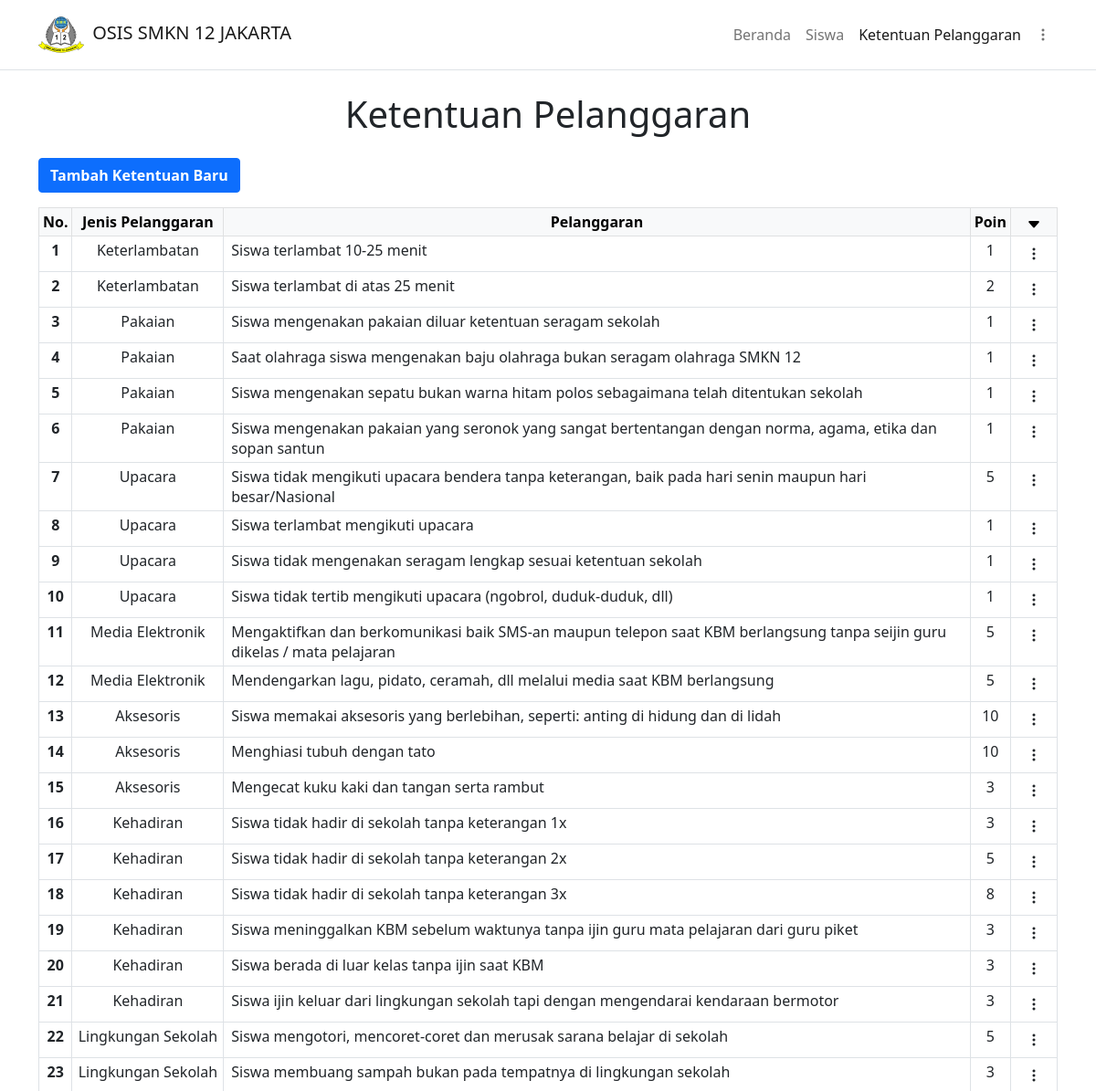
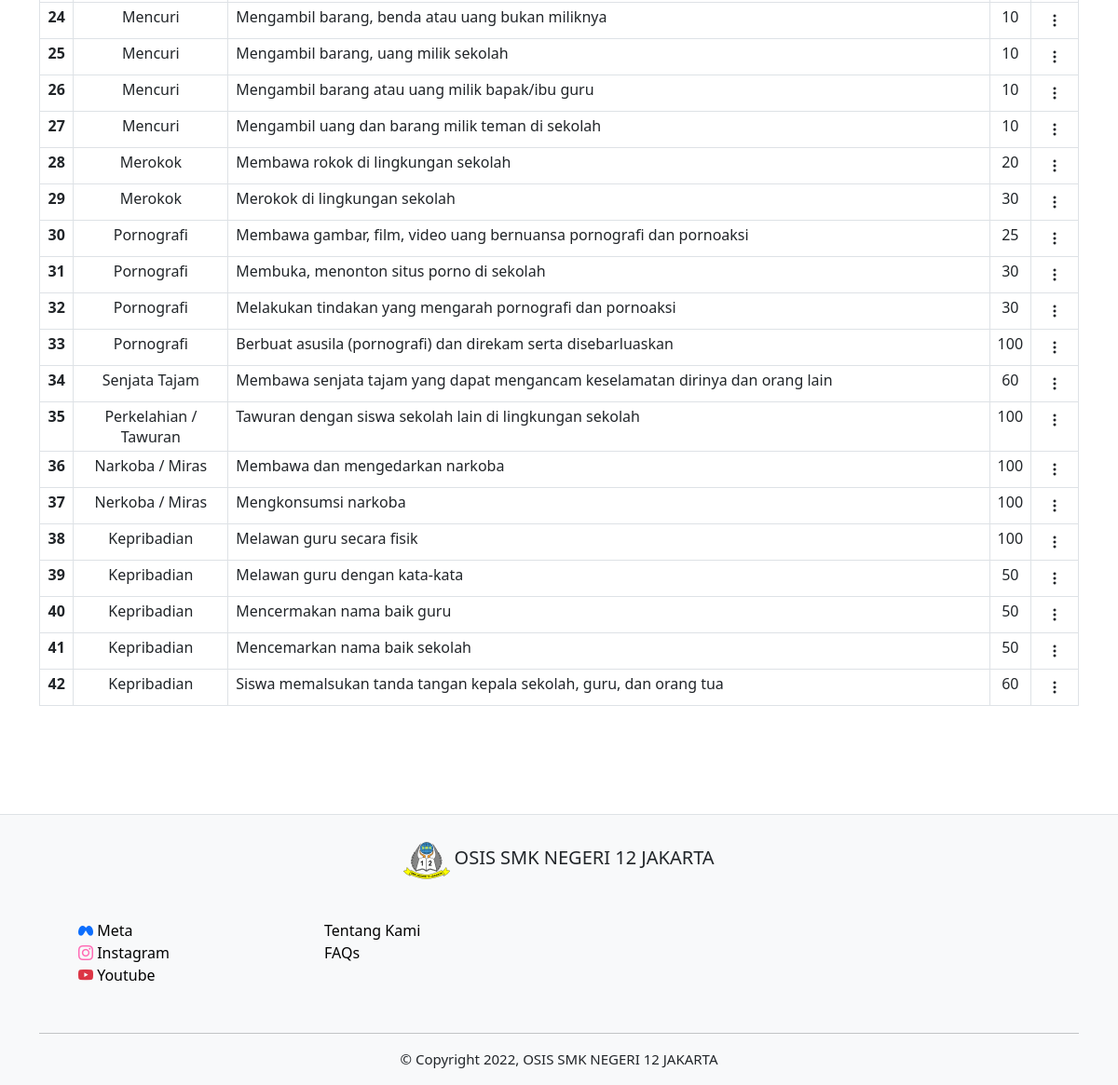
Page /php/ktnpelanggaran.php (signed in) on the committed database (2 pictures, top to bottom).
### tables this page shows
CREATE TABLE `ket_pelanggaran` (
  `id_pelanggaran` int(11) NOT NULL,
  `jenis_pelanggaran` varchar(255) NOT NULL,
  `det_pelanggaran` varchar(255) NOT NULL,
  `poin_pelanggaran` int(2) NOT NULL,
  `created_at` timestamp NOT NULL DEFAULT current_timestamp() ON UPDATE current_timestamp()
);

### php/functions.php (called while the page is built, shortened)
<?php
$conn = mysqli_connect("localhost", "root", "", "pelanggaran_siswa");
function query($query) {
    global $conn;
    $result = mysqli_query($conn, $query);
    $rows = [];
    while ( $row = mysqli_fetch_assoc($result)) {
        $rows[] = $row;
    }
    return $rows;
}

### php/ktnpelanggaran.php (the view, shortened to what this page needs)
<?php
if(isset($_SESSION["osis"])) {
    $osis = "hidden";
} else {
    $osis = "";
}
if(isset($_SESSION["siswa"])) {
    $siswa = "hidden";
    $link = "./data_siswa.php?id=". $_SESSION["id_siswa"];
} else {
    $siswa = "";
    $link = "./../index.php";
}
include('./functions.php');
$ktnpelanggaran = query("SELECT * FROM ket_pelanggaran");
?>
<html lang="en">
<head>
    <link href="https://cdn.jsdelivr.net/npm/bootstrap@5.0.2/dist/css/bootstrap.min.css" rel="stylesheet">
    <link rel="stylesheet" href="https://cdn.jsdelivr.net/npm/bootstrap-icons@1.7.2/font/bootstrap-icons.css">
    <link rel="stylesheet" href="../css/siswa.css">
</head>
<body>
    <nav class="navbar navbar-expand-lg navbar-light border-bottom">
        <div class="container-lg">
            <a href="<?= $link; ?>" class="navbar-brand align-items-center ">
                <img src="./../img/logosmk12.png" style="width:50px;height:50px">
                <h5 class=" ms-1 d-inline">OSIS SMKN 12 JAKARTA</h5>
            </a>
            <div class="collapse navbar-collapse justify-content-end align-items-center" id="main-nav">
                <ul class="navbar-nav">
                    <li class="navbar-item">
                        <a href="./../index.php" class="nav-link" <?= $siswa; ?>>Beranda</a>
                    </li>
                    <li class="navbar-item">
                        <a href="./siswa.php" class="nav-link" <?= $siswa; ?>>Siswa</a>
                    </li>
                    <li class="navbar-item">
                        <a href="./ktnpelanggaran.php" class="nav-link active">Ketentuan Pelanggaran</a>
                    </li>
                    <li class="nav-item dropdown mt-1">
                        <a class="nav-link" href="#" id="navbarDropdown" role="button" data-bs-toggle="dropdown" aria-expanded="false">
                            <span class="d-md-none">Menu</span><i class="bi bi-three-dots-vertical"></i>
                        </a>
                    </li>
                </ul>
            </div>
        </div>
    </nav>
    <section>
        <div class="container-lg">
            <div class="my-4">
                <h1 class="text-center">Ketentuan Pelanggaran</h1>
            </div>
            <div>
                <button class="btn btn-primary fw-bold mb-3" data-bs-toggle="modal" data-bs-target="#tambah_ket" <?= $osis; ?><?= $siswa; ?>>Tambah Ketentuan Baru</button>
            </div>
            <div class="table-responsive-sm">
                <table class="table table-sm table-bordered text-center table-align-center">
                    <thead class="table-light">
                        <th>No.</th>
                        <th>Jenis Pelanggaran</th>
                        <th>Pelanggaran</th>
                        <th>Poin</th>
                        <th <?= $osis; ?><?= $siswa; ?>><i class="bi bi-caret-down-fill"></i></th>
                    </thead>
                    <?php $no=1; ?>
                    <?php foreach ( $ktnpelanggaran as $plgr ) : ?>
                    <tbody>
                        <th><?= $no++; ?></th>
                        <td><?= ucwords($plgr["jenis_pelanggaran"]); ?></td>
                        <td class="text-start ps-2"><?= ucfirst($plgr["det_pelanggaran"]); ?></td>
                        <td><?= $plgr["poin_pelanggaran"]; ?></td>
                        <td style="width:3rem;" <?= $osis; ?><?= $siswa; ?>>
                            <div class="dropdown">
                                <button class="btn" type="button" id="actionMenu" data-bs-toggle="dropdown" aria-expanded="false">
                                    <i class="bi bi-three-dots-vertical"></i>
                                </button>
                            </div>
                        </td>
                    </tbody>
                    <?php endforeach; ?>
                </table>
            </div>
    </section>
    <footer class="pt-4 border-top bg-light" style="margin:100px 0 0 0;">
        <div class="container-xl">
            <div class="row justify-content-center">
                <div class="col-auto pb-2">
                    <img src="../img/logosmk12.png" style="width:50px;height:50px">
                    <h5 class="d-inline">OSIS SMK NEGERI 12 JAKARTA</h5>
                </div>
            </div>
            <div class="row" style="margin: 30px 30px 50px 30px">
                <div class="col-5 col-md-3">
                    <a href="#" class="text-decoration-none d-block">
                        <i class="bi bi-meta text-primary"></i>
                        <span class="meta">Meta</span>
                    </a>
                    <a href="#" class="text-decoration-none text-bla d-block">
                        <i class="bi bi-instagram"></i>
                        <span class="insta">Instagram</span>
                    </a>
                    <a href="#" class="text-decoration-none text-danger">
                        <i class="bi bi-youtube"></i>
                        <span class="yt">Youtube</span>
                    </a>
                </div>
                <div class="col-5 col-md-3">
                    <a href="#" class="d-block">Tentang Kami</a>
                    <a href="#" class="">FAQs</a>
                </div>
            </div>
            <hr>
            <p style="text-align:center; font-size:15px">&copy; Copyright 2022, OSIS SMK NEGERI 12 JAKARTA</p>
        </div>
    </footer>
</body>
</html>

### css/siswa.css (style rules this page uses)
html, body, section, footer { padding: 0; margin: 0; overflow-x: hidden; }
a { text-decoration: none; color: black; }
.bi-youtube { color: #dc3545; }
.bi-instagram { color: hotpink; }
.meta, .insta, .yt { color: black; }

### rows in the picture
ket_pelanggaran: jenis_pelanggaran "Keterlambatan", det_pelanggaran "Siswa terlambat 10-25 menit", poin_pelanggaran "1"
ket_pelanggaran: jenis_pelanggaran "Keterlambatan", det_pelanggaran "Siswa terlambat di atas 25 menit", poin_pelanggaran "2"
ket_pelanggaran: jenis_pelanggaran "Pakaian", det_pelanggaran "Siswa mengenakan pakaian diluar ketentuan seragam sekolah", poin_pelanggaran "1"
ket_pelanggaran: jenis_pelanggaran "Pakaian", det_pelanggaran "Saat olahraga siswa mengenakan baju olahraga bukan seragam olahraga SMKN 12", poin_pelanggaran "1"
ket_pelanggaran: jenis_pelanggaran "Pakaian", det_pelanggaran "Siswa mengenakan sepatu bukan warna hitam polos sebagaimana telah ditentukan sekolah", poin_pelanggaran "1"
ket_pelanggaran: jenis_pelanggaran "Pakaian", det_pelanggaran "Siswa mengenakan pakaian yang seronok yang sangat bertentangan dengan norma, agama, etika dan sopan santun", poin_pelanggaran "1"
ket_pelanggaran: jenis_pelanggaran "Upacara", det_pelanggaran "Siswa tidak mengikuti upacara bendera tanpa keterangan, baik pada hari senin maupun hari besar/Nasional", poin_pelanggaran "5"
ket_pelanggaran: jenis_pelanggaran "Upacara", det_pelanggaran "Siswa terlambat mengikuti upacara", poin_pelanggaran "1"
ket_pelanggaran: jenis_pelanggaran "Upacara", det_pelanggaran "Siswa tidak mengenakan seragam lengkap sesuai ketentuan sekolah", poin_pelanggaran "1"
ket_pelanggaran: jenis_pelanggaran "Upacara", det_pelanggaran "Siswa tidak tertib mengikuti upacara (ngobrol, duduk-duduk, dll)", poin_pelanggaran "1"
ket_pelanggaran: jenis_pelanggaran "Media Elektronik", det_pelanggaran "Mengaktifkan dan berkomunikasi baik SMS-an maupun telepon saat KBM berlangsung tanpa seijin guru dikelas / mata pelajaran", poin_pelanggaran "5"
ket_pelanggaran: jenis_pelanggaran "Media Elektronik", det_pelanggaran "Mendengarkan lagu, pidato, ceramah, dll melalui media saat KBM berlangsung", poin_pelanggaran "5"
ket_pelanggaran: jenis_pelanggaran "Aksesoris", det_pelanggaran "Siswa memakai aksesoris yang berlebihan, seperti: anting di hidung dan di lidah", poin_pelanggaran "10"
ket_pelanggaran: jenis_pelanggaran "Aksesoris", det_pelanggaran "Menghiasi tubuh dengan tato", poin_pelanggaran "10"
ket_pelanggaran: jenis_pelanggaran "Aksesoris", det_pelanggaran "Mengecat kuku kaki dan tangan serta rambut", poin_pelanggaran "3"
ket_pelanggaran: jenis_pelanggaran "Kehadiran", det_pelanggaran "Siswa tidak hadir di sekolah tanpa keterangan 1x", poin_pelanggaran "3"
ket_pelanggaran: jenis_pelanggaran "Kehadiran", det_pelanggaran "Siswa tidak hadir di sekolah tanpa keterangan 2x", poin_pelanggaran "5"
ket_pelanggaran: jenis_pelanggaran "Kehadiran", det_pelanggaran "Siswa tidak hadir di sekolah tanpa keterangan 3x", poin_pelanggaran "8"
ket_pelanggaran: jenis_pelanggaran "Kehadiran", det_pelanggaran "Siswa meninggalkan KBM sebelum waktunya tanpa ijin guru mata pelajaran dari guru piket", poin_pelanggaran "3"
ket_pelanggaran: jenis_pelanggaran "Kehadiran", det_pelanggaran "Siswa berada di luar kelas tanpa ijin saat KBM", poin_pelanggaran "3"
ket_pelanggaran: jenis_pelanggaran "Kehadiran", det_pelanggaran "Siswa ijin keluar dari lingkungan sekolah tapi dengan mengendarai kendaraan bermotor", poin_pelanggaran "3"
ket_pelanggaran: jenis_pelanggaran "Lingkungan Sekolah", det_pelanggaran "Siswa mengotori, mencoret-coret dan merusak sarana belajar di sekolah", poin_pelanggaran "5"
ket_pelanggaran: jenis_pelanggaran "Lingkungan Sekolah", det_pelanggaran "Siswa membuang sampah bukan pada tempatnya di lingkungan sekolah", poin_pelanggaran "3"
ket_pelanggaran: jenis_pelanggaran "Mencuri", det_pelanggaran "Mengambil barang, benda atau uang bukan miliknya", poin_pelanggaran "10"
ket_pelanggaran: jenis_pelanggaran "Mencuri", det_pelanggaran "Mengambil barang, uang milik sekolah", poin_pelanggaran "10"
ket_pelanggaran: jenis_pelanggaran "Mencuri", det_pelanggaran "Mengambil barang atau uang milik bapak/ibu guru", poin_pelanggaran "10"
ket_pelanggaran: jenis_pelanggaran "Mencuri", det_pelanggaran "Mengambil uang dan barang milik teman di sekolah", poin_pelanggaran "10"
ket_pelanggaran: jenis_pelanggaran "Merokok", det_pelanggaran "Membawa rokok di lingkungan sekolah", poin_pelanggaran "20"
ket_pelanggaran: jenis_pelanggaran "Merokok", det_pelanggaran "Merokok di lingkungan sekolah", poin_pelanggaran "30"
ket_pelanggaran: jenis_pelanggaran "Pornografi", det_pelanggaran "Membawa gambar, film, video uang bernuansa pornografi dan pornoaksi", poin_pelanggaran "25"
ket_pelanggaran: jenis_pelanggaran "Pornografi", det_pelanggaran "Membuka, menonton situs porno di sekolah", poin_pelanggaran "30"
ket_pelanggaran: jenis_pelanggaran "Pornografi", det_pelanggaran "Melakukan tindakan yang mengarah pornografi dan pornoaksi", poin_pelanggaran "30"
ket_pelanggaran: jenis_pelanggaran "Pornografi", det_pelanggaran "Berbuat asusila (pornografi) dan direkam serta disebarluaskan", poin_pelanggaran "100"
ket_pelanggaran: jenis_pelanggaran "Senjata Tajam", det_pelanggaran "Membawa senjata tajam yang dapat mengancam keselamatan dirinya dan orang lain", poin_pelanggaran "60"
ket_pelanggaran: jenis_pelanggaran "Perkelahian / Tawuran", det_pelanggaran "Tawuran dengan siswa sekolah lain di lingkungan sekolah", poin_pelanggaran "100"
ket_pelanggaran: jenis_pelanggaran "Narkoba / Miras", det_pelanggaran "Membawa dan mengedarkan narkoba", poin_pelanggaran "100"
ket_pelanggaran: jenis_pelanggaran "Nerkoba / Miras", det_pelanggaran "Mengkonsumsi narkoba", poin_pelanggaran "100"
ket_pelanggaran: jenis_pelanggaran "Kepribadian", det_pelanggaran "Melawan guru secara fisik", poin_pelanggaran "100"
ket_pelanggaran: jenis_pelanggaran "Kepribadian", det_pelanggaran "Melawan guru dengan kata-kata", poin_pelanggaran "50"
ket_pelanggaran: jenis_pelanggaran "Kepribadian", det_pelanggaran "Mencermakan nama baik guru", poin_pelanggaran "50"
ket_pelanggaran: jenis_pelanggaran "Kepribadian", det_pelanggaran "Mencemarkan nama baik sekolah", poin_pelanggaran "50"
ket_pelanggaran: jenis_pelanggaran "Kepribadian", det_pelanggaran "Siswa memalsukan tanda tangan kepala sekolah, guru, dan orang tua", poin_pelanggaran "60"
